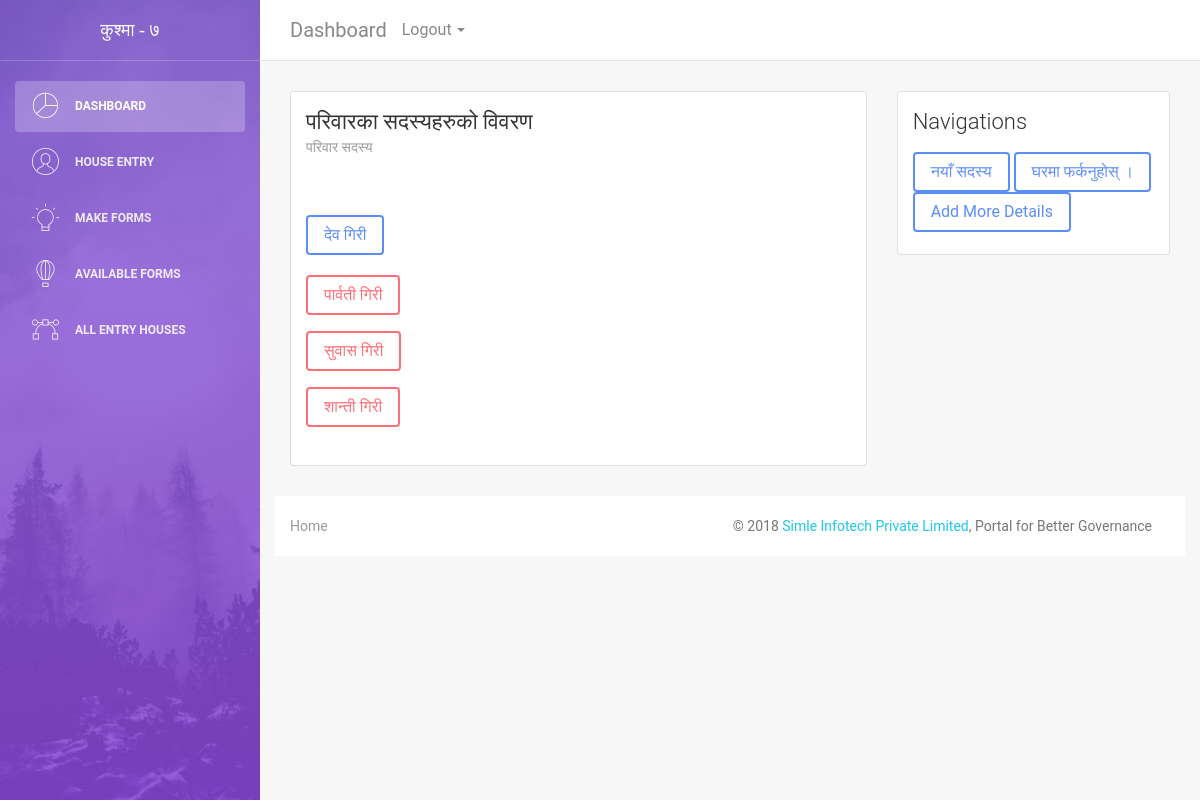
Screenshot of /forms/family/47/members (signed in) with the database file from the repository.
### personal/submodels/person.py (models this page shows, shortened)
class Personal(models.Model):
    fname = models.CharField('पहिलो नाम',max_length=100)
    mname = models.CharField('विचको नाम',max_length=50, blank=True, null=True)
    lname = models.CharField('अन्तिमको नाम',max_length=100)
    pub_date = models.DateTimeField('Date Published')
    gened = models.CharField('Generated Id', max_length=60, default="23", blank=True, null=True) #Generated IDS
    creator = models.CharField("Creator", max_length=40,default='', blank=True, null = True)
    male_female = (
    (1,'पुरुष । male'), (2,'महिला | Female'), (3, 'तेस्रो लिङ्गि'), (4, 'अन्य'),
    )
    gender = models.IntegerField('लिङ्ग | Gender', choices=male_female, default=1)
    def __str__(self):
        return self.full_name();
    def full_name(self):
        if self.mname:
            return self.fname + " " + self.mname + " " + self.lname
        else:
            return self.fname + " " + self.lname

### personal/submodels/family.py (models this page shows, shortened)
class Relation(models.Model):
    family = models.ForeignKey(Family, on_delete=models.CASCADE)
    person2 = models.ForeignKey(Personal, on_delete=models.CASCADE)
    relntype = models.CharField(max_length=50)

### formentry/views.py (the view)
# urls.py: path('family/<int:family_id>/members', views.member_list, name="memberlist"),
@login_required(login_url='users:login')
def member_list(request, family_id):
    request.session['myurl'] = request.path
    my_family = Family.objects.get(pk=family_id)
    request.session['myurl'] = request.path
    head = my_family.person_head
    try:
        ListofMembers = Relation.objects.filter(family=my_family)
    except Relation.DoesNotExist:
        ListofMembers = {}
    geo = my_family.myhouse.id # To reference back to family from member_list.html
    return render(request, 'entry_forms/family_member_list.html',{'members':ListofMembers, 'mooli':my_family.id, 'geo' : geo , 'head':head })

### formentry/templates/entry_forms/family_member_list.html (shortened to what this page needs)
{% extends 'entry_forms/user_forms.html' %}
{% block form-title %}
  <h4 class="card-title">परिवारका सदस्यहरुको विवरण</h4>
  <p class="card-category">परिवार सदस्य</p>
{% endblock %}
{% block form-body %}
<h1> <a href="{% url 'formentry:relation' mooli=mooli child=head.id entry=0 %}" class="btn btn-primary">{{head}}</a> </h1>
{% for member in members %}
<p> <a href="{% url 'formentry:relation' mooli=member.family.id child=member.person2.id  entry=0 %}" class="btn btn-danger">{{member.person2.full_name}}</a></p>
{% endfor %}
{% endblock %}
{% block form-nav %}
<a href="{%url 'formentry:relation' mooli=mooli child=0 entry=0 %}" class="btn btn-primary">नयाँ सदस्य</a>
<a href="{%url 'formentry:family_list' geo=geo %}" class="btn btn-primary">घरमा फर्कनुहोस् ।</a>
<a class="btn btn-primary" href="{% url 'formentry:memberforms' member=mooli memtype=2 %}" role="button">Add More Details</a>
{% endblock %}

### rows the page displays
Personal: mname+fname+lname "देव गिरी"
Relation: person2.full_name "पार्वती गिरी"
Relation: person2.full_name "सुवास गिरी"
Relation: person2.full_name "शान्ती गिरी"
